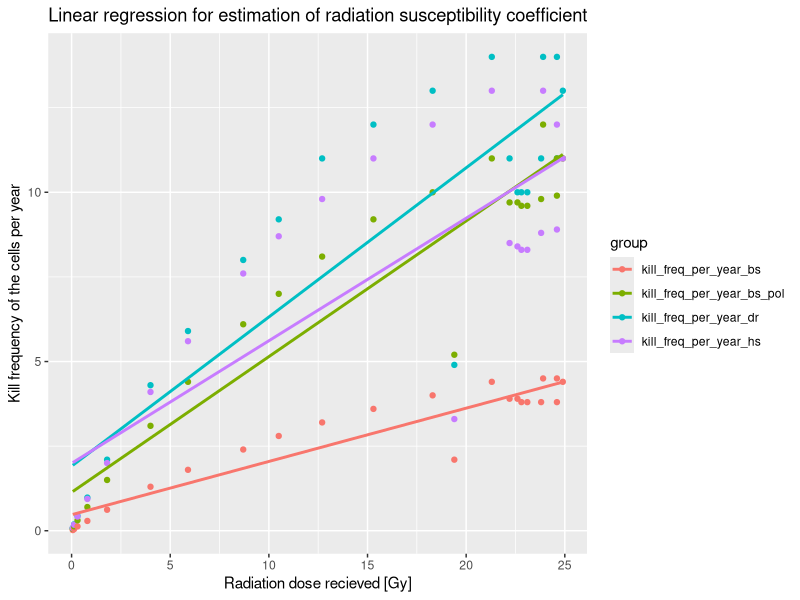

Reproduce this figure in R.
library(tidyverse)

#loading the data from Mileikowsky et al. (2000) https://doi.org/10.1006/icar.1999.6317
dose_rates <- c(19.4, 22.2, 22.6, 22.8, 23.1, 23.8, 24.6, 24.9, 24.6, 23.9, 21.3, 18.3, 15.3, 12.7, 10.5,
                8.7, 5.9, 4.0, 1.8, 0.8, 0.3, 0.13, 0.06)
kill_freq_per_year_bs <- c(2.1, 3.9, 3.9, 3.8, 3.8, 3.8, 3.8, 4.4, 4.5, 4.5, 4.4, 4.0, 3.6, 3.2, 2.8, 2.4, 1.8, 1.3, 0.62, 0.29, 0.13, 0.05, 0.02)
kill_freq_per_year_bs_pol <- c(5.2, 9.7, 9.7, 9.6, 9.6, 9.8, 9.9, 11, 11, 12, 11, 10, 9.2, 8.1, 7.0, 6.1, 4.4, 3.1, 1.5, 0.7, 0.31, 0.13, 0.06)
kill_freq_per_year_dr <- c(4.9, 11, 10, 10, 10, 11, 11, 13, 14, 14, 14, 13, 12, 11, 9.2, 8, 5.9, 4.3, 2.1, 0.98, 0.44, 0.19, 0.08)
kill_freq_per_year_hs <- c(3.3, 8.5, 8.4, 8.3, 8.3, 8.8, 8.9, 11, 12, 13, 13, 12, 11, 9.8, 8.7, 7.6, 5.6, 4.1, 2, 0.94, 0.42, 0.18, 0.08)

#data arangement
radiation_susceptibility_data <- data.frame(dose_rates, kill_freq_per_year_bs, kill_freq_per_year_bs_pol, kill_freq_per_year_dr, kill_freq_per_year_hs)
radiation_susceptibility_data <- radiation_susceptibility_data %>% arrange(dose_rates)
radiation_susceptibility_data_longer <- pivot_longer(radiation_susceptibility_data,
                        cols = -dose_rates,          
                        names_to = "group", 
                        values_to = "kill_frequency")   

#ploting the data and regression lines
ggplot(radiation_susceptibility_data_longer, aes(x = dose_rates, y = kill_frequency, color = group)) + 
  geom_point() + 
  geom_smooth(method = "lm", se = FALSE) +
  xlab("Radiation dose recieved [Gy]") +
  ylab("Kill frequency of the cells per year") +
  ggtitle("Linear regression for estimation of radiation susceptibility coefficient")

#coefficent extraction for linear regression
lm_bs <- lm(kill_freq_per_year_bs ~ dose_rates, data = radiation_susceptibility_data)
lm_bs_pol <- lm(kill_freq_per_year_bs_pol ~ dose_rates, data = radiation_susceptibility_data)
lm_dr <- lm(kill_freq_per_year_dr ~ dose_rates, data = radiation_susceptibility_data)
lm_hs <- lm(kill_freq_per_year_hs ~ dose_rates, data = radiation_susceptibility_data)
